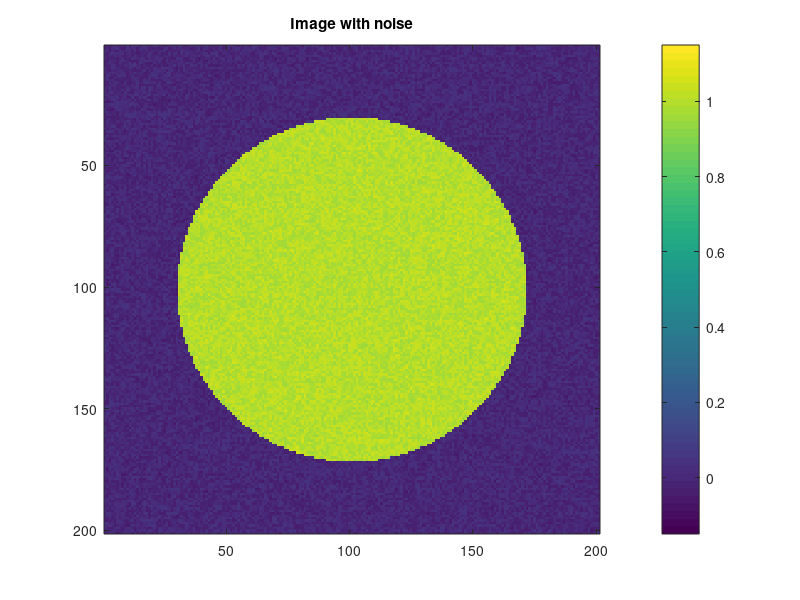

This chart was generated by the following MATLAB code:
% create test image for the restoration lab
[x,y] = meshgrid(-1:.01:1);
im = (x.^2 + y.^2) < .5;
im = im + (rand(size(im))-.5)*.1;

% use same color axis in all images
colorAxis = [min(im(:))-.1 max(im(:))+.1];

figure(1);
imagesc(im, colorAxis); colorbar;
title('Image with noise');

